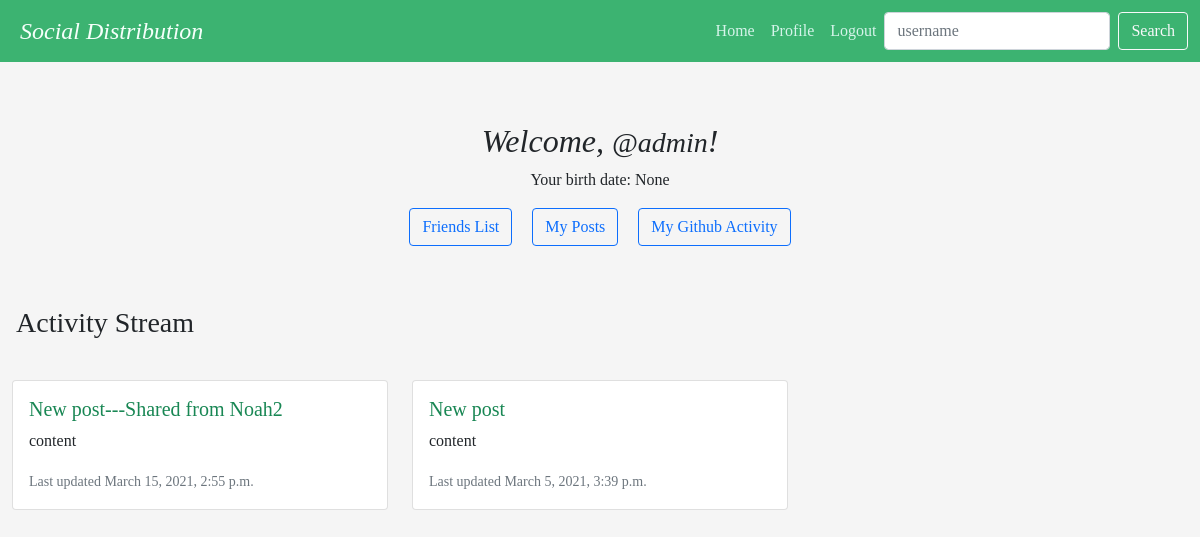
Screenshot of / (signed in) with the database file from the repository.
### Profile/models.py (models this page shows, shortened)
class Author(models.Model):
    user = models.OneToOneField(User, on_delete=models.CASCADE, related_name='author')
    id = models.UUIDField(primary_key=True, default=uuid.uuid4, editable=False)
    bio = models.TextField(max_length=500, blank=True)
    location = models.CharField(max_length=30, blank=True)
    birth_date = models.DateField(null=True, blank=True)
    github = models.CharField(max_length=50, blank=True)
    friends = models.ManyToManyField('self')
    following = models.ManyToManyField('self', symmetrical=False, related_name="following_list")
    followers = models.ManyToManyField('self', symmetrical=False, related_name="follower_list")
    @property
    def type(self):
        return 'author'
    @property
    def user_name(self):
        return self.user.username

class Post(models.Model):
    title = models.CharField(max_length=200)
    id = models.UUIDField(primary_key=True, default=uuid.uuid4, editable=False)
    url = models.CharField(max_length=200, blank=True)
    source = models.CharField(max_length=200, blank=True)
    origin = models.CharField(max_length=200, blank=True)
    description = models.TextField(blank=True)
    class ContentType(models.TextChoices):
        MARKDOWN = 'text/markdown' # common mark
        PLAIN = 'text/plain' # UTF-8
        BASE64 = 'application/base64'
        PNG = 'image/png' # embedded png
        JPEG = 'image/jpeg' # embedded jpeg
    content_type = models.CharField(
        max_length=40,
        choices = ContentType.choices,
        default=ContentType.PLAIN
    )
    content = models.TextField(blank=True)
    author = models.ForeignKey(Author, on_delete=models.CASCADE, null=True, related_name="posts")
    categories = models.ManyToManyField('PostCategory', blank=True)
    comments_count = models.IntegerField(default=0)
    comments_page_size = models.IntegerField(default=50)
    comments_first_page = models.CharField(max_length=200, null=True) # URL to first page of comments for this post
    comments = models.ManyToManyField('Comment', blank=True)
    timestamp = models.DateTimeField(default=timezone.now)
    likes_count = models.IntegerField(default=0)
    class Visibility(models.TextChoices):
        PUBLIC = 'PUBLIC'
        FRIENDS = 'FRIENDS'
    visibility = models.CharField(
        max_length=10,
        choices=Visibility.choices,
        default=Visibility.PUBLIC
    )
    unlisted = models.BooleanField(default=False) # used for images so that they don't show up in timelines
    @property
    def type(self):
        return 'post'
    def content_html(self):
        if self.content_type == Post.ContentType.PLAIN:
            return self.content
        elif self.content_type == Post.ContentType.MARKDOWN:
            return commonmark.commonmark(self.content)
        elif self.content_type == Post.ContentType.JPEG or self.content_type == Post.ContentType.PNG:
            return '<img src="' + reverse('Profile:view_post', kwargs={'author_id':self.author.id, 'post_id':self.id}) + '">'

### Profile/views.py (the view)
# urls.py: url(r'^$', Profile_views.home, name='home'), #homepage
@login_required(login_url='/login/')
def home(request):
	public_posts = Post.objects.filter(visibility='PUBLIC', unlisted=False).order_by('-timestamp')
	self_posts = Post.objects.filter(author=request.user.author, unlisted=False).order_by('-timestamp')
	friends = Author.objects.get(user__username=request.user.username).friends.all()
	friends_posts = Post.objects.filter(visibility='FRIENDS', unlisted=False).filter(author__in=friends).order_by('-timestamp')
	posts = public_posts | self_posts | friends_posts
	return render(request, 'profile/home.html', {'posts': posts})

### Profile/templates/profile/home.html (shortened to what this page needs)
{% extends 'base.html' %}
{% block content %}
  <div class="home">
    <h2 class="fst-italic">Welcome, {{ user.get_full_name }} <small>@{{ user.username }}</small>!</h2>
    <p>Your birth date: {{ user.author.birth_date }}</p>
    <a class="btn btn-outline-primary" href="/friends" role="button">Friends List</a>
    <a class="btn btn-outline-primary" href="/author/{{ user.author.id }}/view_posts" role="button">My Posts</a>
    <a class="btn btn-outline-primary" href="/github_activity" role="button">My Github Activity</a>
  </div>
  <h3 style="margin: 16px; text-align: left;"> Activity Stream </h3>
  <div class="row row-cols-1 row-cols-md-3 g-4">
    {% for post in posts %}
      <div class="col">
        <div class="card h-100">
          <div class="card-body">
            <h5 class="card-title"><a href="/author/{{post.author.id}}/view_post/{{post.id}}">{{post.title}}</a></h5>
            <p class="card-text">{{ post.content_html | safe }}</p>
            <p class="card-text"><small class="text-muted">Last updated {{post.timestamp}}</small></p>
          </div>
        </div>
      </div>
    {% endfor %}
  </div>
{% endblock %}

### Profile/static/profile/base.css (style rules this page uses)
body { display: block; font-family: "Georgia"; background-color: whitesmoke; }
.row { margin: 0 auto; }
.home { margin: 5% auto; width: fit-content; text-align: center; }
.home .btn { margin: 0 0.5em; }
.card-body { text-align: left; }
.card-body h5 a { text-decoration: none; color: #198754; }

### rows the page displays
Post: title "New post---Shared from Noah2", content_html "content", timestamp "March 15, 2021, 2:55 p.m."
Post: title "New post", content_html "content", timestamp "March 5, 2021, 3:39 p.m."

### other values shown
{{ user.username }} "admin"
{{ user.author.birth_date }} "None"
